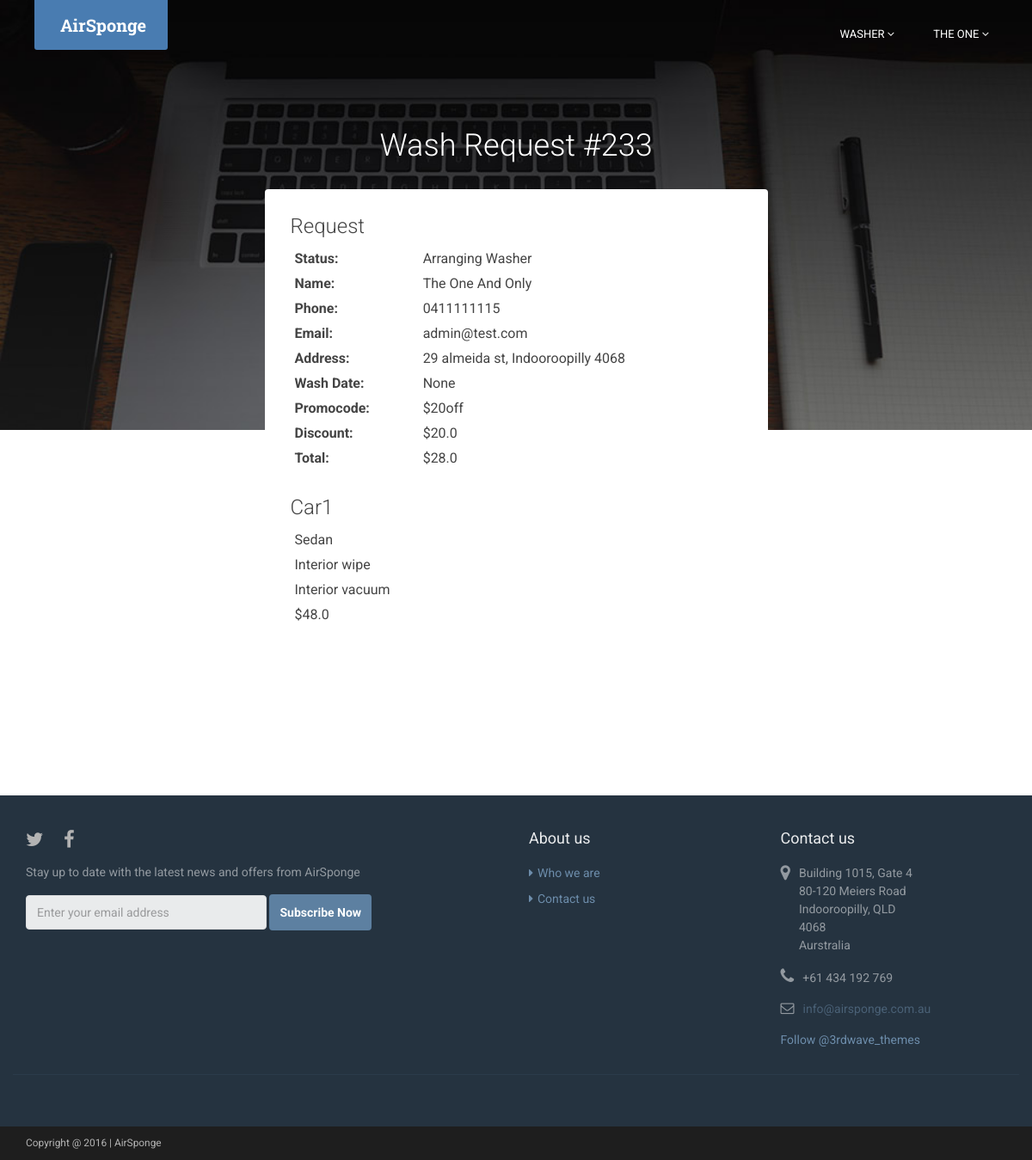
The app's page /carwash/?id=233 (signed in) with its own data.
### a/models.py (models this page shows, shortened)
class BaseUser(AbstractUser):
    ROLE_CHOICES = [
        ('user', 'user'),
        ('washee', 'washee'),
        ('washer', 'washer'),
        ('both', 'both'),
    ]
    role = models.CharField(max_length=10, choices=ROLE_CHOICES, default='user')
    phone = models.CharField(max_length=20, null=True, blank=True)
    rating = models.FloatField(null=True, blank=True)

class WashRequest(models.Model):
    washee = models.ForeignKey(BaseUser, on_delete=models.CASCADE, null=True, blank=True,
                               related_name='assigned_washee')
    address = models.ForeignKey(Address, null=True, blank=True)
    washer = models.ForeignKey(BaseUser, on_delete=models.CASCADE, null=True, blank=True,
                               related_name='assigned_washer')
    promocode = models.ForeignKey(Promocode, on_delete=models.CASCADE, null=True, blank=True)
    STATUS_CHOICES = [
        (1, 'Payment Pending'),
        (2, 'Arranging Washer'),
        (3, 'Wash in Progress'),
        (4, 'Completed'),
        (0, 'Cancelled'),
    ]
    status = models.IntegerField(choices=STATUS_CHOICES, default=1)
    active = models.BooleanField(default=True)
    request_date = models.DateTimeField(null=True, blank=True)
    wash_date = models.DateTimeField(null=True, blank=True)
    water_details = models.CharField(max_length=40, null=True, blank=True)
    electricity_details = models.CharField(max_length=40, null=True, blank=True)
    vacuum_details = models.CharField(max_length=40, null=True, blank=True)
    description = models.CharField(max_length=254, null=True, blank=True)
    discount = models.FloatField(default=0, blank=True)
    car_count = models.IntegerField(default=1, blank=True)
    total_price = models.FloatField(default=0, blank=True)

class Address(models.Model):
    baseUser = models.OneToOneField(BaseUser, null=True, blank=True)
    street_address = models.CharField(max_length=200, null=True, blank=True)
    suburb = models.CharField(max_length=40, null=True, blank=True)
    city = models.CharField(max_length=40, null=True, blank=True)
    postcode = models.CharField(max_length=10, blank=True, null=True)
    state = models.CharField(max_length=20, null=True, blank=True)
    country = models.CharField(max_length=40, null=True, blank=True)
    oneline_address = models.CharField(max_length=200, null=True, blank=True)
    formatted = models.CharField(max_length=200, null=True, blank=True)

class Promocode(models.Model):
    code = models.CharField(max_length=40)
    available = models.BooleanField(default=True)
    usage = models.IntegerField(default=0)
    max_usage = models.IntegerField(null=True, blank=True, default=1)
    start_date = models.DateField(default=timezone.now)
    end_date = models.DateField(null=True, blank=True)
    DISCOUNT_CHOICES = [
        ('%', 'percentage'),
        ('$', 'amount'),
    ]
    discount_type = models.CharField(max_length=1, choices=DISCOUNT_CHOICES, default='$')
    discount = models.FloatField(default=0)

class Car(models.Model):
    washRequest = models.ForeignKey(WashRequest, null=True)
    specs = models.CharField(max_length=40, null=True, blank=True)
    number_plate = models.CharField(max_length=10, null=True, blank=True)
    TYPE_CHOICES = [
        ('Hatchback', 'Hatchback'),
        ('Sedan', 'Sedan'),
        ('Wagon', 'Wagon'),
        ('SUV', 'SUV'),
        ('Van', 'Van'),
    ]
    type = models.CharField(max_length=10, choices=TYPE_CHOICES, default='Sedan')
    dirtiness = models.IntegerField(null=True, blank=True)
    extra_dirty = models.BooleanField(default=False)
    vacuum = models.BooleanField(default=True)
    wiping = models.BooleanField(default=True)
    price = models.FloatField(default=0)

### a/views.py (the view, shortened to what this page needs)
# urls.py: url(r'^carwash/$', views.carwash, name='carwash'),
@login_required
def carwash(request):
    context = {}
    if 'id' in request.GET:
        try:
            washrequest = WashRequest.objects.get(id=request.GET['id'])
        except WashRequest.DoesNotExist:
            raise Http404
        if request.method == 'GET':
            if can_see_carwash(request.user, washrequest):
                context = {
                    'wash_request': washrequest,
                }
            else:
                return HttpResponseForbidden()
        return render(request, 'carwash.html', context)
    else:
        return HttpResponseBadRequest()

### a/views.py (called while the page is built)
def can_see_carwash(user, washrequest):
    if user.role == 'both':
        return True
    elif user.role == 'washer' and washrequest.status > 1:
        return True
    elif user.id == washrequest.washee.id:
        return True
    else:
        return False

### templates/carwash.html (shortened to what this page needs)
{% extends 'base.html' %}
{% load staticfiles %}
{% block body-class %}
    class='washrequest-page'
{% endblock %}
{% block content %}
    <section class="washrequest-section custom-section section section-on-bg">
        <div class="container">
            <h2 class="title text-center">Wash Request #{{ wash_request.id }}</h2>
            <div class="row">
                <div class="section-inner col-md-6 col-md-offset-3 col-sm-12">
                    <div class="row request">
                        <div class="col-sm-12">
                            <h3 class="inner-section-title">Request</h3>
                        </div>
                        <div class="col-sm-12">
                            <table class="table-condensed">
                                <tr>
                                    <th>Status:</th>
                                    <td>{{ wash_request.get_status_display }}</td>
                                </tr>
                                <tr>
                                    <th>Name:</th>
                                    <td>{{ wash_request.washee.first_name }} {{ wash_request.washee.last_name }}</td>
                                </tr>
                                <tr>
                                    <th>Phone:</th>
                                    <td>{{ wash_request.washee.phone }}</td>
                                </tr>
                                <tr>
                                    <th>Email:</th>
                                    <td>{{ wash_request.washee.email }}</td>
                                </tr>
                                <tr>
                                    <th>Address:</th>
                                    <td>{{ wash_request.address.oneline_address }}</td>
                                </tr>
                                <tr>
                                    <th>Wash Date:</th>
                                    <td>{{ wash_request.wash_date }}</td>
                                </tr>
                                {% if wash_request.promocode %}
                                    <tr>
                                        <th>Promocode:</th>
                                        <td>{{ wash_request.promocode.code }}</td>
                                    </tr>
                                    <tr>
                                        <th>Discount:</th>
                                        <td>${{ wash_request.discount }}</td>
                                    </tr>
                                {% endif %}
                                <tr>
                                    <th>Total:</th>
                                    <td>${{ wash_request.total_price }}</td>
                                </tr>
                            </table>
                        </div>
                    </div>
                    <div class="row cars">
                        {% for car in wash_request.car_set.all %}
                            <div class="col-sm-12">
                                <h3 class="inner-section-title">{{ car.specs }}</h3>
                                <table class="table-condensed">
                                    <tr>
                                        <td>
                                            {{ car.type }}
                                        </td>
                                    </tr>
                                    {% if car.wiping %}
                                        <tr>
                                            <td>Interior wipe</td>
                                        </tr>
                                    {% endif %}
                                    {% if car.vacuum %}
                                        <tr>
                                            <td>Interior vacuum</td>
                                        </tr>
                                    {% endif %}
                                    <tr>
                                        <td>
                                            ${{ car.price }}
                                        </td>
                                    </tr>
                                </table>
                            </div>
                        {% endfor %}
                    </div>
                </div>
            </div>
        </div>
    </section>
{% endblock %}

### templates/nav.html (shortened to what this page needs)
<header id="header{{ none }}" class="header navbar-fixed-top {{ scrolled }}">
    <div>
        <div class="branding">
            <h1 class="logo">
                <a href="/"><span class="text">AirSponge</span></a>
            </h1>
        </div>
        <nav class="main-nav navbar-right" role="navigation">
            <div id="navbar-collapse" class="navbar-collapse collapse">
                <ul class="nav navbar-nav">
                    {% if user.is_authenticated %}
                        {% if user.is_superuser %}
                            <li class="nav-item nav-item-cta dropdown">
                                <a data-toggle="dropdown"
                                   data-hover="dropdown" data-delay="0"
                                   data-close-others="false" href="#">
                                    {{ user.role }}
                                    <i class="fa fa-angle-down"></i>
                                </a>
                            </li>
                        {% endif %}
                        <li class="nav-item nav-item-cta last dropdown">
                            <a data-toggle="dropdown"
                               data-hover="dropdown" data-delay="0"
                               data-close-others="false" href="#">
                                {% if user.first_name %}
                                    {{ user.first_name }}
                                {% else %}
                                    {{ user.username }}
                                {% endif %}
                                <i class="fa fa-angle-down"></i>
                            </a>
                        </li>
                    {% else %}
                        <li class="nav-item"><a href="{% url 'account_login' %}">Log in</a></li>
                        <li class="nav-item nav-item-cta last">
                            <a href="{% url 'account_signup' %}">Sign
                                Up</a>
                        </li>
                    {% endif %}
                </ul>
            </div>
        </nav>
    </div>
</header>

### a/static/css/styles-3.css (style rules this page uses)
body { font-family: 'Roboto', arial, sans-serif; color: #444444; font-size: 16px; -webkit-font-smoothing: antialiased; -moz-osx-font-smoothing: grayscale; }
a { color: #497cb1; -webkit-transition: all 0.4s ease-in-out; -moz-transition: all 0.4s ease-in-out; -ms-transition: all 0.4s ease-in-out; -o-transition: all 0.4s ease-in-out; }
.header { color: #fff; width: 100%; position: relative; z-index: 40; height: 80px; }
.header h1.logo { font-family: "Roboto Slab", arial, sans-serif; margin-top: 0; margin-bottom: 0; font-weight: bold; font-size: 15px; float: left; }
.header h1.logo a { color: #fff; padding: 15px 30px; display: inline-block; text-align: center; line-height: 1.4; max-width: 155px; background: #497cb1; -webkit-border-top-right-radius: 0; -webkit-border-bottom-right-radius: 4px; -webkit-border-bottom-left-radius: 4px; -webkit-border-top-left-radius: 0; -moz-border-radius-topright: 0; -moz-border-radius-bottomright: 4px; -moz-border-radius-bottomleft: 4px; -moz-border-radius-topleft: 0; border-top-right-radius: 0; border-bottom-right-radius: 4px; border-bottom-left-radius: 4px; border-top-left-radius: 0; -moz-background-clip: padding; -webkit-background-clip: padding-box; background-clip: padding-box; -webkit-transition: color 0.4s ease-in-out; -moz-transition: color 0.4s ease-in-out; -ms-transition: color 0.4s ease-in-out; -o-transition: color 0.4s ease-in-out; position: relative; font-size: 20px; }
.header .main-nav { margin-top: 15px; }
.header .main-nav .nav .nav-item { font-weight: normal; text-transform: uppercase; font-size: 13px; margin-right: 15px; }
.header .main-nav .nav .nav-item a { color: #fff; }
.header .main-nav .nav .nav-item.last { margin-right: 0; }
.section-on-bg .title { color: #fff; }
@media (min-width: 768px) { .header { height: inherit; } }
@media (min-width: 768px) { .header.navbar-fixed-top { position: relative; } }
@media (min-width: 768px) { .header h1.logo { float: none; text-align: center; } }
@media (min-width: 768px) { .header h1.logo a { margin: 0 auto; } }
@media (min-width: 768px) { .header .main-nav .nav .nav-item { margin-right: 10px; } }
@media (min-width: 768px) { .main-nav.navbar-right { float: none !important; } }
@media (min-width: 768px) { .navbar-collapse.collapse { text-align: center; } }
@media (min-width: 768px) { .navbar-collapse.collapse .navbar-nav { float: none; margin: 0 auto; display: inline-block; } }
@media (min-width: 992px) { .header { height: 80px; } }
@media (min-width: 992px) { .header.navbar-fixed-top { position: fixed; } }
@media (min-width: 992px) { .main-nav { float: right !important; } }
@media (min-width: 992px) { .header h1.logo { float: left; margin: inherit; } }
@media (min-width: 992px) { .header .main-nav .nav .nav-item { margin-right: 15px; } }
@media (min-width: 992px) { .main-nav.navbar-right { float: right !important; } }
@media (min-width: 992px) { .navbar-fixed-top .navbar-collapse { padding-left: 15px; padding-right: 15px; } }

### a/static/css/styles.css (style rules this page uses)
@media (min-width: 768px) { .custom-section .section-inner { padding-left: 30px; padding-right: 30px; } }
@media (min-width: 992px) { .branding { margin-left: 20px; } }
@media (min-width: 992px) { .navbar-right { margin-right: 20px; } }
.washrequest-section table { width: 100%; }
.custom-section { padding-top: 150px; padding-bottom: 150px; position: relative; z-index: 10; }
.custom-section .title { font-size: 36px; font-weight: 300; margin-top: 0; margin-bottom: 30px; }
.custom-section .inner-section-title { font-weight: 300; float: left; padding: 0; margin-top: 30px; }
.custom-section .section-inner { background: white; border-radius: 4px; padding-bottom: 30px; }
.header h1.logo > a { border-bottom-left-radius: 3px; border-bottom-right-radius: 3px; }

### records on screen
BaseUser: role "WASHER", first_name "THE ONE"
WashRequest: id "233", status "Arranging Washer", washee.first_name "The One", washee.last_name "And Only", washee.phone "0411111115", washee.email "admin@test.com", address.oneline_address "29 almeida st, Indooroopilly 4068", wash_date "None", promocode.code "$20off", discount "20.0", total_price "28.0"
Car: specs "Car1", type "Sedan", wiping "Interior wipe", vacuum "Interior vacuum", price "48.0"
